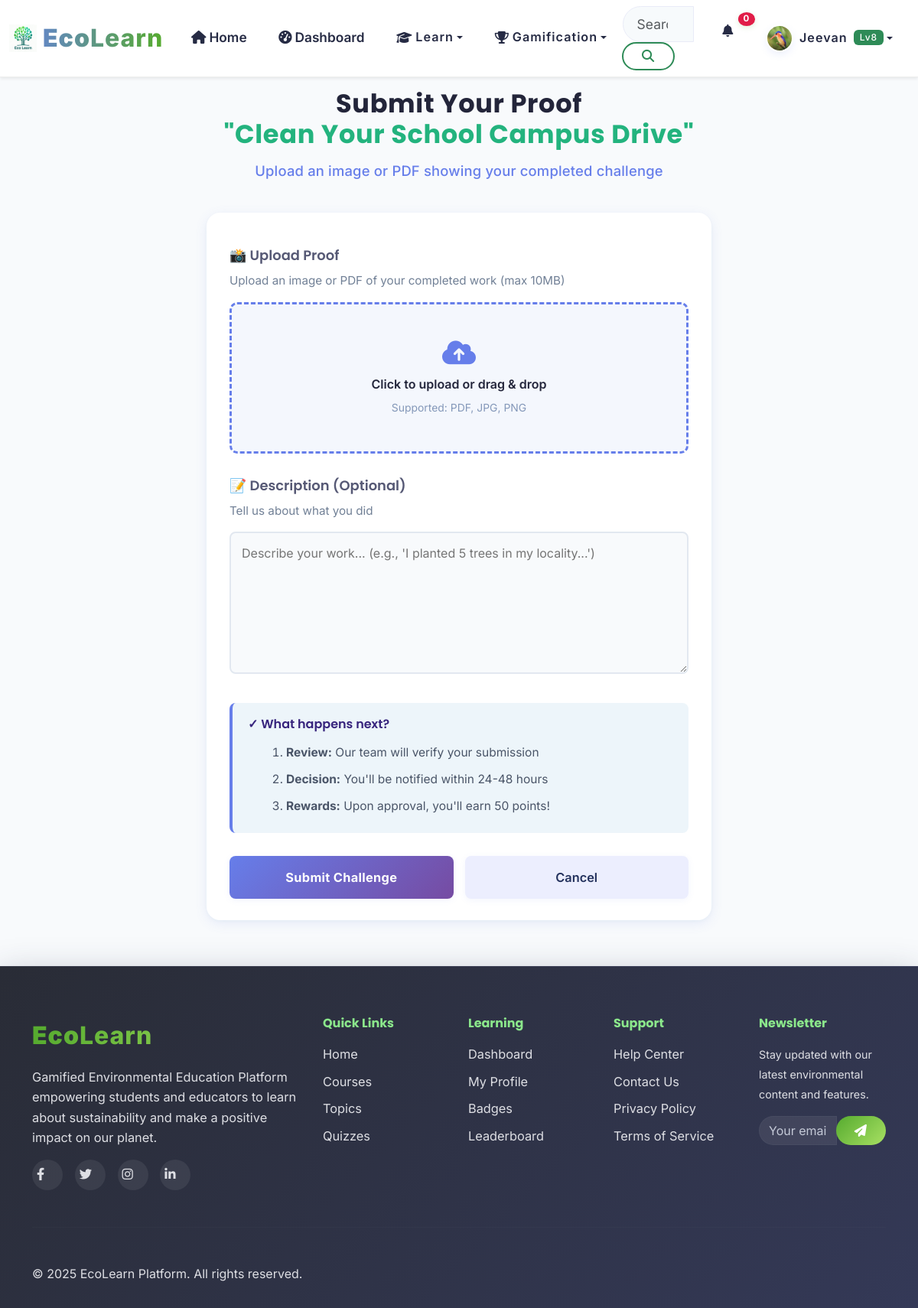
/api/v1/challenges/1/submit/ (signed in), run on the app's committed database.
### apps/accounts/models.py (models this page shows, shortened)
class User(AbstractUser):
    email = models.EmailField(unique=True)
    first_name = models.CharField(max_length=30)
    last_name = models.CharField(max_length=30)
    USER_TYPES = (
        ('student', 'Student'),
        ('teacher', 'Teacher'),
        ('admin', 'Administrator'),
    )
    user_type = models.CharField(max_length=20, choices=USER_TYPES, default='student')
    institution = models.CharField(max_length=100, blank=True)
    grade_level = models.CharField(max_length=20, blank=True)
    student_id = models.CharField(max_length=100, blank=True)  # NEW
    avatar = models.ImageField(upload_to='avatars/', blank=True, null=True)
    bio = models.TextField(max_length=500, blank=True)
    date_of_birth = models.DateField(blank=True, null=True)
    phone = models.CharField(max_length=20, blank=True)  # NEW
    total_points = models.IntegerField(default=0)
    level = models.IntegerField(default=1)
    experience_points = models.IntegerField(default=0)
    last_login_streak = models.IntegerField(default=0)
    total_lessons_completed = models.IntegerField(default=0)
    total_quizzes_taken = models.IntegerField(default=0)
    preferred_language = models.CharField(max_length=10, default='en')
    notifications_enabled = models.BooleanField(default=True)
    email_notifications = models.BooleanField(default=False)
    show_on_leaderboard = models.BooleanField(default=True)
    learning_style = models.CharField(max_length=50, blank=True)
    created_at = models.DateTimeField(auto_now_add=True)
    updated_at = models.DateTimeField(auto_now=True)
    is_verified = models.BooleanField(default=False)
    USERNAME_FIELD = 'email'
    REQUIRED_FIELDS = ['username', 'first_name', 'last_name']
    class Meta:
        db_table = 'users'
        verbose_name = 'User'
        verbose_name_plural = 'Users'

### apps/challenges/models.py (models this page shows, shortened)
class Challenge(models.Model):
    STATUS_CHOICES = [
        ('active', 'Active'),
        ('inactive', 'Inactive'),
        ('archived', 'Archived'),
    ]
    title = models.CharField(max_length=200)
    description = models.TextField()
    instructions = models.TextField(help_text="Step-by-step instructions for completing the challenge")
    difficulty = models.CharField(
        max_length=20,
        choices=[
            ('easy', 'Easy'),
            ('medium', 'Medium'),
            ('hard', 'Hard'),
        ],
        default='medium'
    )
    points_reward = models.IntegerField(default=50, help_text="Points awarded upon approval")
    badge_name = models.CharField(max_length=100, blank=True, help_text="Badge name (optional)")
    category = models.CharField(
        max_length=100,
        choices=[
            ('tree_plantation', 'Tree Plantation'),
            ('waste_management', 'Waste Management'),
            ('water_conservation', 'Water Conservation'),
            ('energy_saving', 'Energy Saving'),
            ('clean_environment', 'Clean Environment'),
            ('other', 'Other'),
        ],
        default='other'
    )
    thumbnail = models.ImageField(upload_to='challenges/', null=True, blank=True)
    status = models.CharField(max_length=20, choices=STATUS_CHOICES, default='active')
    created_at = models.DateTimeField(auto_now_add=True)
    updated_at = models.DateTimeField(auto_now=True)
    class Meta:
        ordering = ['-created_at']

### apps/challenges/views.py (the view, shortened to what this page needs)
# urls.py: path('<int:pk>/submit/', views.submit_challenge, name='submit_challenge'),
@login_required
def submit_challenge(request, pk):
    challenge = get_object_or_404(Challenge, pk=pk, status='active')
    user = request.user
    existing = ChallengeSubmission.objects.filter(user=user, challenge=challenge).first()
    context = {
        'challenge': challenge,
        'existing_submission': existing,
    }
    return render(request, 'challenges/submit_challenge.html', context)

### apps/accounts/context_processors.py (called while the page is built)
def user_gamification(request):
    if request.user.is_authenticated:
        if getattr(request.user, 'user_type', None) != 'student':
            return {
                'user_level': 0,
                'user_points': 0,
                'user_badges': 0,
            }
        try:
            progress = UserProgress.objects.get(user=request.user)
            level = progress.get_level()
            points = progress.total_points
            badges = request.user.earned_badges.count() if hasattr(request.user, 'earned_badges') else 0
        except UserProgress.DoesNotExist:
            level = 1
            points = 0
            badges = 0
    else:
        level = 0
        points = 0
        badges = 0
    return {
        'user_level': level,
        'user_points': points,
        'user_badges': badges,
    }

### apps/gamification/models.py (called while the page is built)
    def get_level(self):
        pts = self.total_points
        for i, threshold in enumerate(self.LEVEL_THRESHOLDS):
            if pts < threshold:
                return i
        return len(self.LEVEL_THRESHOLDS)

### templates/challenges/submit_challenge.html (shortened to what this page needs)
{% extends "base.html" %}
{% load static %}
{% block content %}
<div class="submit-container">
    <div class="submit-header">
        <h1>Submit Your Proof<br><span style="color: #23b37e;">{{ challenge.title }}</span></h1>
        <p>Upload an image or PDF showing your completed challenge</p>
    </div>
    <div class="submit-form-container">
        <form method="post" enctype="multipart/form-data" class="submit-form">
            <div class="form-section">
                <h2>📸 Upload Proof</h2>
                <p class="help-text">Upload an image or PDF of your completed work (max 10MB)</p>
                <div class="file-upload">
                    <label for="proof_file" class="file-label">
                        <i class="fas fa-cloud-upload-alt"></i>
                        <span>Click to upload or drag & drop</span>
                        <small>Supported: PDF, JPG, PNG</small>
                    </label>
                </div>
            </div>
            <div class="form-section">
                <h2>📝 Description (Optional)</h2>
                <p class="help-text">Tell us about what you did</p>
                <textarea name="description" placeholder="Describe your work... (e.g., 'I planted 5 trees in my locality...')" rows="6"></textarea>
            </div>
            <div class="form-info">
                <h3>✓ What happens next?</h3>
                <ol>
                    <li><strong>Review:</strong> Our team will verify your submission</li>
                    <li><strong>Decision:</strong> You&apos;ll be notified within 24-48 hours</li>
                    <li><strong>Rewards:</strong> Upon approval, you&apos;ll earn {{ challenge.points_reward }} points!</li>
                </ol>
            </div>
            <div class="form-actions">
                <button type="submit" class="btn-submit">Submit Challenge</button>
                <a href="{% url 'challenges:challenge_detail' challenge.id %}" class="btn-cancel">Cancel</a>
            </div>
        </form>
    </div>
</div>
{% endblock %}

### templates/components/navigation.html (shortened to what this page needs)
{% load static %}
<nav class="navbar navbar-expand-lg navbar-light bg-white shadow-sm fixed-top">
    <div class="container-fluid">
        <a class="navbar-brand d-flex align-items-center" href="{% url 'core:home' %}">
            <img src="{% static 'images/Logos.png' %}" alt="EEP Logo" class="navbar-logo me-2" style="height: 32px;">
            <span class="brand-text"><strong class="text-primary">Eco</strong><span class="text-success">Learn</span></span>
        </a>
        <div class="collapse navbar-collapse" id="navbarNav">
            <ul class="navbar-nav me-auto">
                <li class="nav-item">
                    <a class="nav-link {% if request.resolver_match.url_name == 'home' %}active{% endif %}" href="{% url 'core:home' %}">
                        <i class="fas fa-home me-1"></i>Home
                    </a>
                </li>
                {% if user.is_authenticated %}
                    {% if user.user_type != 'teacher' %}
                    <li class="nav-item">
                        <a class="nav-link {% if request.resolver_match.url_name == 'dashboard' %}active{% endif %}" href="{% url 'core:dashboard' %}">
                            <i class="fas fa-tachometer-alt me-1"></i>Dashboard
                        </a>
                    </li>
                    {% endif %}
                {% endif %}
                 {% if user.user_type != 'teacher' %}
                <li class="nav-item dropdown">
                    <button class="nav-link dropdown-toggle btn btn-link border-0 bg-transparent" type="button" data-bs-toggle="dropdown">
                        <i class="fas fa-graduation-cap me-1"></i>Learn
                    </button>
                </li>
                {% endif %}
                {% if user.is_authenticated %}
                <li class="nav-item dropdown">
                    <button class="nav-link dropdown-toggle btn btn-link border-0 bg-transparent" type="button" data-bs-toggle="dropdown">
                        <i class="fas fa-trophy me-1"></i>Gamification
                    </button>
                </li>
                {% endif %}
            </ul>
            <form class="d-flex me-3" role="search">
                <div class="input-group">
                    <input class="form-control search-input" type="search" placeholder="Search courses, topics..." aria-label="Search" id="globalSearch">
                    <button class="btn btn-outline-primary" type="submit">
                        <i class="fas fa-search"></i>
                    </button>
                </div>
            </form>
            <ul class="navbar-nav">
                {% if user.is_authenticated %}
                    <li class="nav-item dropdown">
                        <button class="nav-link notification-toggle btn btn-link border-0 bg-transparent" type="button" data-bs-toggle="dropdown">
                            <i class="fas fa-bell"></i>
                            <span class="notification-badge" id="notificationCount">0</span>
                        </button>
                    </li>
                    <li class="nav-item dropdown">
                        <button class="nav-link dropdown-toggle user-menu btn btn-link border-0 bg-transparent" type="button" data-bs-toggle="dropdown">
                            <img src="{% if user.avatar %}{{ user.avatar.url }}{% else %}{% static 'images/avatars/default.png' %}{% endif %}" alt="Profile" class="user-avatar me-2">
                            <span class="user-name">{{ user.first_name }}</span>
                            <span class="user-level badge bg-primary ms-2">Lv{{ user_level }}</span>
                        </button>
                    </li>
                {% endif %}
            </ul>
        </div>
    </div>
</nav>

### static/css/base.css (style rules this page uses)
:root { --primary-color: #2E8B57; --primary-light: #3CB371; --primary-dark: #228B22; --secondary-color: #20B2AA; --accent-color: #32CD32; --success-color: #28a745; --info-color: #17a2b8; --warning-color: #ffc107; --danger-color: #dc3545; --white: #ffffff; --gray-50: #f8f9fa; --gray-100: #e9ecef; --gray-200: #dee2e6; --gray-300: #ced4da; --gray-400: #adb5bd; --gray-500: #6c757d; --gray-600: #495057; --gray-700: #343a40; --gray-800: #212529; --gray-900: #000000; --font-primary: 'Inter', -apple-system, BlinkMacSystemFont, sans-serif; --font-heading: 'Poppins', sans-serif; --spacing-xs: 0.25rem; --spacing-sm: 0.5rem; --spacing-md: 1rem; --spacing-lg: 1.5rem; --spacing-xl: 2rem; --spacing-2xl: 3rem; --radius-sm: 0.25rem; --radius-md: 0.375rem; --radius-lg: 0.5rem; --radius-xl: 0.75rem; --radius-2xl: 1rem; --radius-full: 9999px; --shadow-sm: 0 1px 2px 0 rgba(0, 0, 0, 0.05); --shadow-md: 0 4px 6px -1px rgba(0, 0, 0, 0.1); --shadow-lg: 0 10px 15px -3px rgba(0, 0, 0, 0.1); --shadow-xl: 0 20px 25px -5px rgba(0, 0, 0, 0.1); --transition-fast: 150ms ease-in-out; --transition-normal: 300ms ease-in-out; --transition-slow: 500ms ease-in-out; }
* { box-sizing: border-box; }
body { font-family: var(--font-primary); font-size: 1rem; line-height: 1.6; color: var(--gray-700); background-color: #f5f7fa; -webkit-font-smoothing: antialiased; -moz-osx-font-smoothing: grayscale; }
h1, h2, h3, h4, h5, h6 { font-family: var(--font-heading); font-weight: 600; line-height: 1.3; color: var(--gray-800); margin-bottom: var(--spacing-md); }
p { margin-bottom: var(--spacing-md); }
a { color: var(--primary-color); text-decoration: none; transition: color var(--transition-fast); }
.navbar { backdrop-filter: blur(10px); background-color: rgba(255, 255, 255, 0.95) !important; border-bottom: 1px solid var(--gray-200); transition: all var(--transition-normal); }
.navbar-brand { font-weight: 700; font-size: 1.25rem; }
.navbar-logo { height: 32px; width: auto; }
.nav-link { font-weight: 500; padding: var(--spacing-sm) var(--spacing-md) !important; border-radius: var(--radius-md); transition: all var(--transition-fast); }
.user-avatar { width: 32px; height: 32px; border-radius: var(--radius-full); object-fit: cover; border: 2px solid var(--white); }
.user-menu { display: flex; align-items: center; padding: var(--spacing-xs) var(--spacing-md); border-radius: var(--radius-lg); transition: all var(--transition-fast); }
.notification-toggle { position: relative; }
.notification-badge { position: absolute; top: -2px; right: -2px; background-color: var(--danger-color); color: var(--white); font-size: 0.75rem; font-weight: 600; padding: 2px 6px; border-radius: var(--radius-full); min-width: 18px; height: 18px; display: flex; align-items: center; justify-content: center; }
.search-input { min-width: 250px; border-radius: var(--radius-lg); border: 1px solid var(--gray-300); padding: var(--spacing-sm) var(--spacing-md); transition: all var(--transition-fast); }
.btn { font-weight: 500; border-radius: var(--radius-md); padding: var(--spacing-sm) var(--spacing-lg); transition: all var(--transition-fast); border: none; cursor: pointer; display: inline-flex; align-items: center; justify-content: center; text-decoration: none; }
.btn-outline-primary { border: 2px solid var(--primary-color); color: var(--primary-color); background: transparent; }
.badge { font-weight: 500; padding: 4px 8px; border-radius: var(--radius-md); font-size: 0.75rem; }
.text-primary { color: var(--primary-color) !important; }
.text-success { color: var(--success-color) !important; }
.bg-primary { background-color: var(--primary-color) !important; }

### data on the page
User: avatar (picture), first_name "Jeevan"
Challenge: title "\"Clean Your School Campus Drive\"", points_reward "50"

### other printed values
{{ user_level }} "8"
